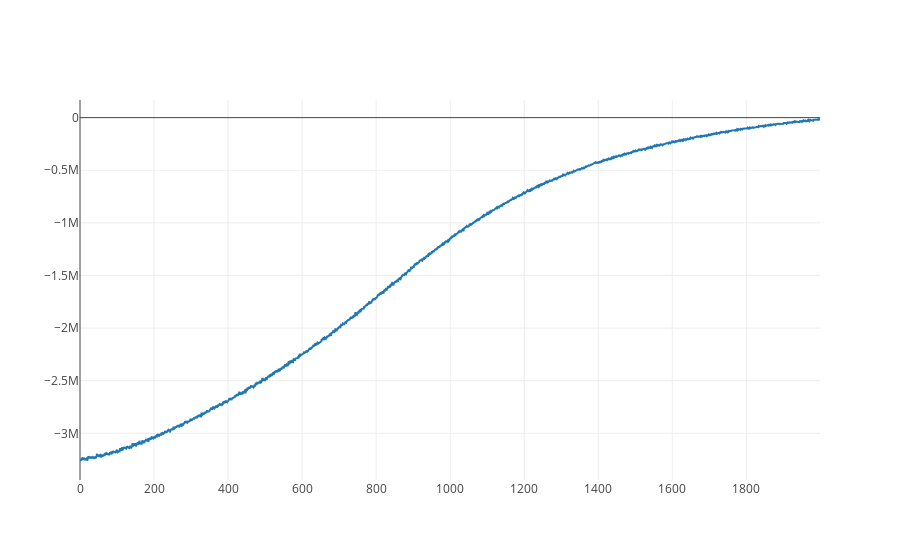

Here is the notebook cell this chart was saved with:
### Markdown cell above
For SVI, we can look at the values of the variational objective, likelihood, and KL terms as a function of iteration.

### Code cell
iplot([go.Scatter(x = np.array(range(len(inf_svi.elbos))), y = inf_svi.elbos)])

### Figure 1 — Plotly figure (JSON) as saved in the notebook; plotly's stock layout.template omitted (floating-point values rounded to 4 significant figures; data arrays with more than 128 entries replaced by an {"elided": "..."} marker saying what was removed)
{"data": [{"type": "scatter", "x": {"elided": "2000 int values"}, "y": {"elided": "2000 float values"}}], "layout": {}}
